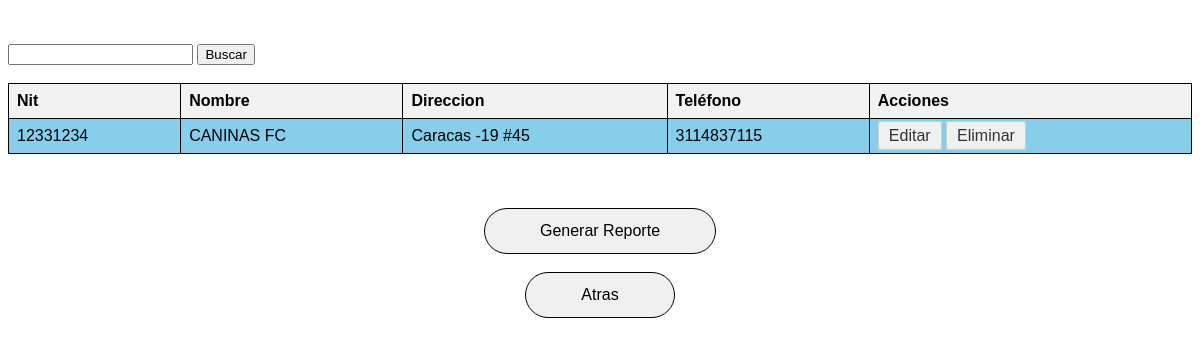
Before: /Vista/Html/Inventario/Proveedores.php with the older database file.
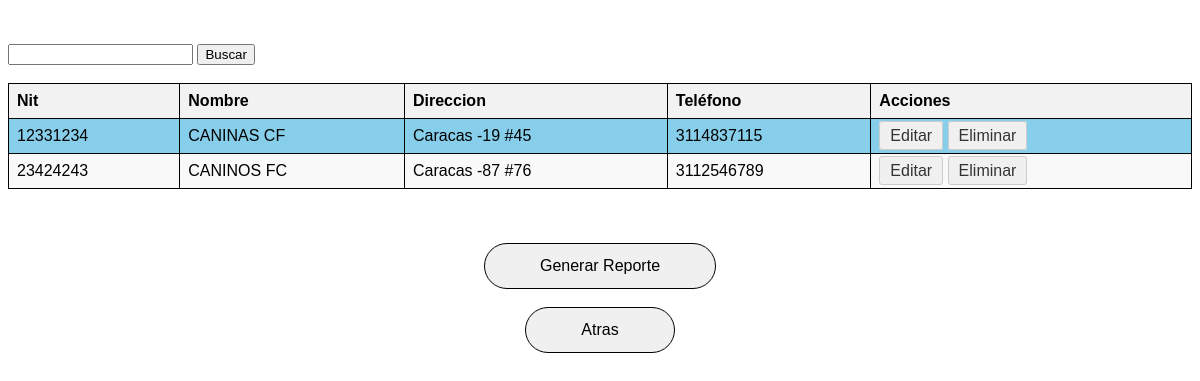
After: the same page with the newer database file.
### tables this page shows
CREATE TABLE `tbl_proveedores` (
  `Nit` int(11) NOT NULL,
  `Nombre` varchar(30) NOT NULL,
  `Direccion` varchar(40) NOT NULL,
  `Telefono` bigint(20) NOT NULL
);

### Modelo/ConexionBD.php (called while the page is built, shortened)
<?php
class conexionBD {
    private $mySQLI;
    private $result;
    public function abrir() {
        $this->mySQLI = mysqli_connect("localhost", "root", "", "dogocat");
        if (mysqli_connect_error()) {
            return 0;
        } else {
            return 1;
        }
    }
    public function consulta($sql) {
        $conec = $this->mySQLI;
        $this->result = mysqli_query($conec, $sql);
    }
    public function obtenerResult() {
        return $this->result;
    }
}
?>

### Vista/Html/Inventario/Proveedores.php (the view, shortened to what this page needs)
<?php
    include '../../../Modelo/conexionBD.php';
    $conexion = new conexionBD();
    $conexion->abrir();
    $sql = "SELECT * FROM tbl_proveedores";
    $conexion->consulta($sql);
    $result = $conexion->obtenerResult();
?>
<!DOCTYPE html>
<html>
<head>
    <link rel="stylesheet" href="../../Estilos/Tablas.css">
</head>
<body>
    <br><br>
<form action="../../../Controlador/buscarUsuario.php" method="POST">
            <input type="text" id="buscarId" name="buscarId">
            <input type="submit" value="Buscar">
        </form>
        <br>
    <table border="1">
        <tr>
            <th>Nit</th>
            <th>Nombre</th>
            <th>Direccion</th>
            <th>Teléfono</th>
            <th>Acciones</th>
        </tr>
        <?php while ($fila = mysqli_fetch_assoc($result)) { ?>
            <tr>
                <td><?php echo $fila['Nit']; ?></td>
                <td><?php echo $fila['Nombre']; ?></td>
                <td><?php echo $fila['Direccion']; ?></td>
                <td><?php echo $fila['Telefono']; ?></td>
                <td>
                    <a href="editarP.php?Nit=<?php echo $fila['Nit']; ?>">Editar</a>
                    <a href="?eliminar=<?php echo $fila['Nit']; ?>">Eliminar</a>
                </td>
            </tr>
        <?php } ?>
    </table> <br><br><br>
    <center><a href="Reportes.php" style="display: inline-block; padding: 13px 55px; border: 1px solid black; border-radius: 25px; color: black; text-decoration: none;"> Generar Reporte </a></center> <br>
    <center><a href="../Inicio/Administrador.php" style="display: inline-block; padding: 13px 55px; border: 1px solid black; border-radius: 25px; color: black; text-decoration: none;"> Atras </a></center>
</body>
</html>

Changed rows visible on the page:
changed tbl_proveedores "Caracas -19 #45": Nombre "CANINAS FC" → "CANINAS CF"
added tbl_proveedores: Nit "23424243", Nombre "CANINOS FC", Direccion "Caracas -87 #76", Telefono "3112546789"
